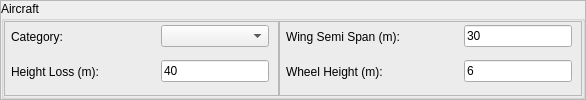
                 <widget class="QFrame" name="frame_4">
                  <property name="frameShape">
                   <enum>QFrame::StyledPanel</enum>
                  </property>
                  <property name="frameShadow">
                   <enum>QFrame::Raised</enum>
                  </property>
                  <layout class="QHBoxLayout" name="horizontalLayout_2">
                   <property name="spacing">
                    <number>0</number>
                   </property>
                   <property name="margin">
                    <number>0</number>
                   </property>
                   <item>
                    <widget class="QGroupBox" name="groupBox_3">
                     <property name="title">
                      <string>Aircraft</string>
                     </property>
                     <layout class="QHBoxLayout" name="horizontalLayout_6">
                      <property name="spacing">
                       <number>0</number>
                      </property>
                      <property name="margin">
                       <number>0</number>
                      </property>
                      <item>
                       <widget class="QFrame" name="frame_8">
                        <property name="frameShape">
                         <enum>QFrame::StyledPanel</enum>
                        </property>
                        <property name="frameShadow">
                         <enum>QFrame::Raised</enum>
                        </property>
                        <layout class="QVBoxLayout" name="verticalLayout_14">
                         <property name="leftMargin">
                          <number>6</number>
                         </property>
                         <property name="topMargin">
                          <number>0</number>
                         </property>
                         <item>
                          <widget class="QFrame" name="frame_78">
                           <property name="frameShape">
                            <enum>QFrame::NoFrame</enum>
                           </property>
                           <property name="frameShadow">
                            <enum>QFrame::Raised</enum>
                           </property>
                           <layout class="QHBoxLayout" name="horizontalLayout_71">
                            <property name="spacing">
                             <number>0</number>
                            </property>
                            <property name="margin">
                             <number>0</number>
                            </property>
                            <item>
                             <widget class="QLabel" name="label_84">
                              <property name="minimumSize">
                               <size>
                                <width>150</width>
                                <height>0</height>
                               </size>
                              </property>
                              <property name="font">
                               <font>
                                <weight>50</weight>
                                <bold>false</bold>
                               </font>
                              </property>
                              <property name="text">
                               <string>Category:</string>
                              </property>
                             </widget>
                            </item>
                            <item>
                             <widget class="QComboBox" name="cmbAcCategory">
                              <property name="sizePolicy">
                               <sizepolicy hsizetype="Preferred" vsizetype="Fixed">
                                <horstretch>0</horstretch>
                                <verstretch>0</verstretch>
                               </sizepolicy>
                              </property>
                              <property name="minimumSize">
                               <size>
                                <width>95</width>
                                <height>0</height>
                               </size>
                              </property>
                              <property name="font">
                               <font>
                                <weight>50</weight>
                                <bold>false</bold>
                               </font>
                              </property>
                             </widget>
                            </item>
                           </layout>
                          </widget>
                         </item>
                         <item>
                          <widget class="QFrame" name="frame_79">
                           <property name="frameShape">
                            <enum>QFrame::NoFrame</enum>
                           </property>
                           <property name="frameShadow">
                            <enum>QFrame::Raised</enum>
                           </property>
                           <layout class="QHBoxLayout" name="horizontalLayout_72">
                            <property name="spacing">
                             <number>0</number>
                            </property>
                            <property name="margin">
                             <number>0</number>
                            </property>
                            <item>
                             <widget class="QLabel" name="label_85">
                              <property name="minimumSize">
                               <size>
                                <width>150</width>
                                <height>0</height>
                               </size>
                              </property>
                              <property name="font">
                               <font>
                                <weight>50</weight>
                                <bold>false</bold>
                               </font>
                              </property>
                              <property name="text">
                               <string>Height Loss (m):</string>
                              </property>
                             </widget>
                            </item>
                            <item>
                             <widget class="QLineEdit" name="txtHL">
                              <property name="sizePolicy">
                               <sizepolicy hsizetype="Preferred" vsizetype="Fixed">
                                <horstretch>0</horstretch>
                                <verstretch>0</verstretch>
                               </sizepolicy>
                              </property>
                              <property name="font">
                               <font>
                                <weight>50</weight>
                                <bold>false</bold>
                               </font>
                              </property>
                              <property name="text">
                               <string>40</string>
                              </property>
                             </widget>
                            </item>
                           </layout>
                          </widget>
                         </item>
                        </layout>
                       </widget>
                      </item>
                      <item>
                       <widget class="QFrame" name="frame_9">
                        <property name="frameShape">
                         <enum>QFrame::StyledPanel</enum>
                        </property>
                        <property name="frameShadow">
                         <enum>QFrame::Raised</enum>
                        </property>
                        <layout class="QVBoxLayout" name="verticalLayout_15">
                         <property name="leftMargin">
                          <number>6</number>
                         </property>
                         <property name="topMargin">
                          <number>0</number>
                         </property>
                         <item>
                          <widget class="QFrame" name="frame_80">
                           <property name="frameShape">
                            <enum>QFrame::NoFrame</enum>
                           </property>
                           <property name="frameShadow">
                            <enum>QFrame::Raised</enum>
                           </property>
                           <layout class="QHBoxLayout" name="horizontalLayout_73">
                            <property name="spacing">
                             <number>0</number>
                            </property>
                            <property name="margin">
                             <number>0</number>
                            </property>
                            <item>
                             <widget class="QLabel" name="label_86">
                              <property name="sizePolicy">
                               <sizepolicy hsizetype="Fixed" vsizetype="Preferred">
                                <horstretch>0</horstretch>
                                <verstretch>0</verstretch>
                               </sizepolicy>
                              </property>
                              <property name="minimumSize">
                               <size>
                                <width>178</width>
                                <height>0</height>
                               </size>
                              </property>
                              <property name="font">
                               <font>
                                <weight>50</weight>
                                <bold>false</bold>
                               </font>
                              </property>
                              <property name="text">
                               <string>Wing Semi Span (m):</string>
                              </property>
                             </widget>
                            </item>
                            <item>
                             <widget class="QLineEdit" name="txtWSS">
                              <property name="sizePolicy">
                               <sizepolicy hsizetype="Preferred" vsizetype="Fixed">
                                <horstretch>0</horstretch>
                                <verstretch>0</verstretch>
                               </sizepolicy>
                              </property>
                              <property name="font">
                               <font>
                                <weight>50</weight>
                                <bold>false</bold>
                               </font>
                              </property>
                              <property name="text">
                               <string>30</string>
                              </property>
                             </widget>
                            </item>
                           </layout>
                          </widget>
                         </item>
                         <item>
                          <widget class="QFrame" name="frame_81">
                           <property name="frameShape">
                            <enum>QFrame::NoFrame</enum>
                           </property>
                           <property name="frameShadow">
                            <enum>QFrame::Raised</enum>
                           </property>
                           <layout class="QHBoxLayout" name="horizontalLayout_74">
                            <property name="spacing">
                             <number>0</number>
                            </property>
                            <property name="margin">
                             <number>0</number>
                            </property>
                            <item>
                             <widget class="QLabel" name="label_87">
                              <property name="sizePolicy">
                               <sizepolicy hsizetype="Fixed" vsizetype="Preferred">
                                <horstretch>0</horstretch>
                                <verstretch>0</verstretch>
                               </sizepolicy>
                              </property>
                              <property name="minimumSize">
                               <size>
                                <width>178</width>
                                <height>0</height>
                               </size>
                              </property>
                              <property name="font">
                               <font>
                                <weight>50</weight>
                                <bold>false</bold>
                               </font>
                              </property>
                              <property name="text">
                               <string>Wheel Height (m):</string>
                              </property>
                             </widget>
                            </item>
                            <item>
                             <widget class="QLineEdit" name="txtWH">
                              <property name="sizePolicy">
                               <sizepolicy hsizetype="Preferred" vsizetype="Fixed">
                                <horstretch>0</horstretch>
                                <verstretch>0</verstretch>
                               </sizepolicy>
                              </property>
                              <property name="font">
                               <font>
                                <weight>50</weight>
                                <bold>false</bold>
                               </font>
                              </property>
                              <property name="text">
                               <string>6</string>
                              </property>
                             </widget>
                            </item>
                           </layout>
                          </widget>
                         </item>
                        </layout>
                       </widget>
                      </item>
                     </layout>
                    </widget>
                   </item>
                  </layout>
                 </widget>
